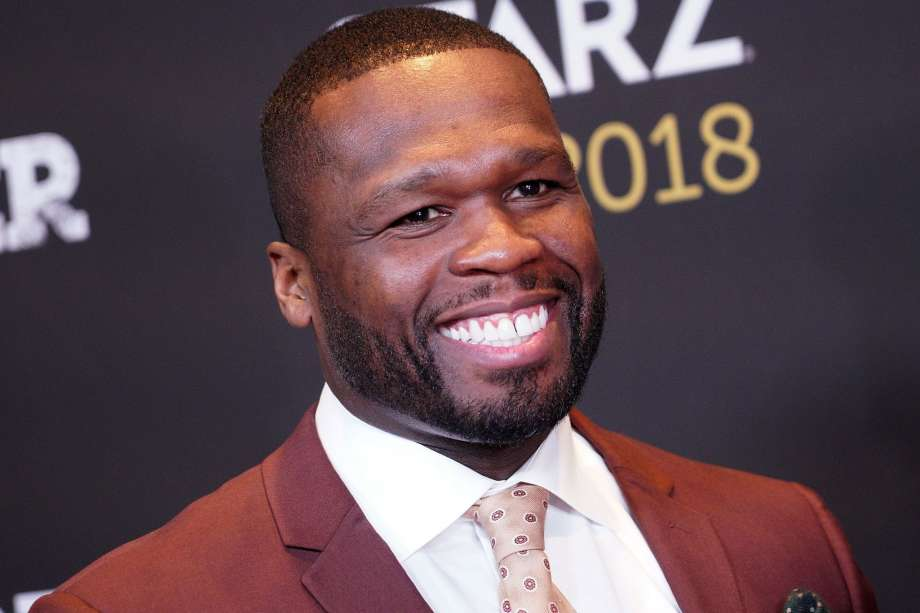
#> input picture 50centbot/local/images/50_4.jpg, 920 x 613 px, given in place of standard.jpg, which was not available
$ python memegenerator.py images/50_4.jpg
#> lines starting #> are read from the running program, lines starting #| are printed output that depends on the picture
# -*- coding: utf-8 -*-

from PIL import ImageFont
from PIL import Image
from PIL import ImageDraw

import sys


def make_meme(topString, bottomString, filename):

#> called with topString = '', bottomString = 'IMAGES/50_4.JPG', filename = 'standard.jpg'
    img = Image.open(filename)
#> img is the input picture: PIL image 920x613 RGB; mean R, G, B 98.9, 76.2, 82.2
    imageSize = img.size
#> imageSize = (920, 613)

    # find biggest font size that works
    fontSize = int(imageSize[1] / 5)
#> fontSize = 122
    font = ImageFont.truetype("impact.ttf", fontSize)
    topTextSize = font.getsize(topString)
#> topTextSize = (0, 0)
    bottomTextSize = font.getsize(bottomString)
#> bottomTextSize = (1049, 143)
    while topTextSize[0] > imageSize[0] - 20 or bottomTextSize[0] > imageSize[0] - 20:
        fontSize = fontSize - 3
        font = ImageFont.truetype("impact.ttf", fontSize)
        topTextSize = font.getsize(topString)
        bottomTextSize = font.getsize(bottomString)
#> after the loop, fontSize = 104

    # find top centered position for top text
    topTextPositionX = (imageSize[0] / 2) - (topTextSize[0] / 2)
#> topTextPositionX = 460
    topTextPositionY = 0
    topTextPosition = (topTextPositionX, topTextPositionY)
#> topTextPosition = (460, 0)

    # find bottom centered position for bottom text
    bottomTextPositionX = (imageSize[0] / 2) - (bottomTextSize[0] / 2)
#> bottomTextPositionX = 12.5
    bottomTextPositionY = imageSize[1] - bottomTextSize[1]
#> bottomTextPositionY = 491
    bottomTextPosition = (bottomTextPositionX, bottomTextPositionY - 10)
#> bottomTextPosition = (12.5, 481)

    draw = ImageDraw.Draw(img)

    # draw outlines
    # there may be a better way
    outlineRange = int(fontSize / 15)
    for x in range(-outlineRange, outlineRange + 1):
        for y in range(-outlineRange, outlineRange + 1):
            draw.text(
                (topTextPosition[0] + x, topTextPosition[1] + y),
                topString,
                (0, 0, 0),
                font=font,
            )
            draw.text(
                (bottomTextPosition[0] + x, bottomTextPosition[1] + y),
                bottomString,
                (0, 0, 0),
                font=font,
            )

    draw.text(topTextPosition, topString, (255, 255, 255), font=font)
    draw.text(bottomTextPosition, bottomString, (255, 255, 255), font=font)

    img.save("/tmp/50c.jpeg")
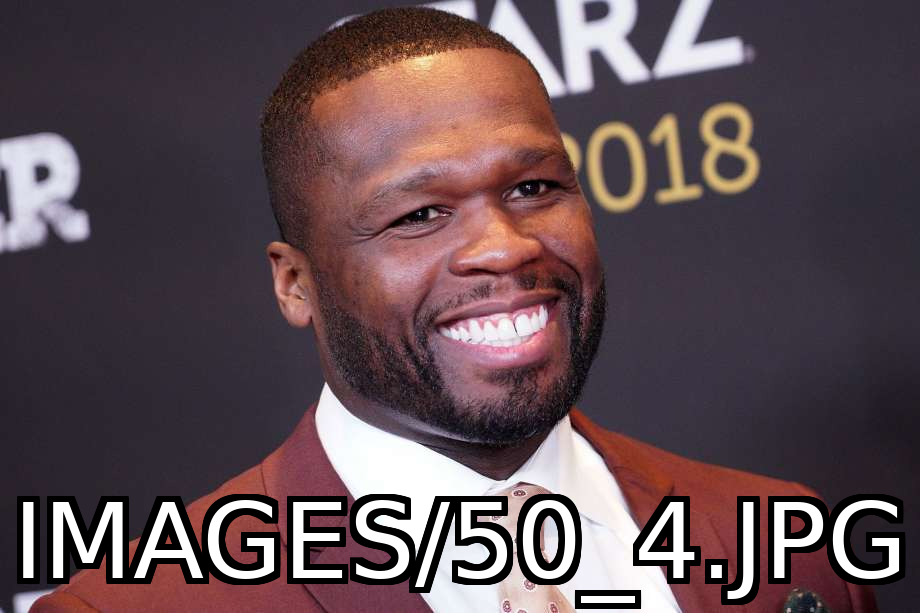
#> saved as 50c.jpeg: PIL image 920x613 RGB; mean R, G, B 94.8, 76.2, 81.6


def get_upper(somedata):
    """
	Handle Python 2/3 differences in argv encoding
	"""
    result = ""
    try:
        result = somedata.decode("utf-8").upper()
    except:
        result = somedata.upper()
    return result


def get_lower(somedata):
    """
	Handle Python 2/3 differences in argv encoding
	"""
    result = ""
    try:
        result = somedata.decode("utf-8").lower()
    except:
        result = somedata.lower()

    return result


if __name__ == "__main__":

    args_len = len(sys.argv)
    topString = ""
    meme = "standard"

    if args_len == 1:
        # no args except the launch of the script
        print("args plz")

    elif args_len == 2:
        # only one argument, use standard meme
        bottomString = get_upper(sys.argv[-1])

    elif args_len == 3:
        # args give meme and one line
        bottomString = get_upper(sys.argv[-1])
        meme = get_lower(sys.argv[1])

    elif args_len == 4:
        # args give meme and two lines
        topString = get_upper(sys.argv[-2])
        bottomString = get_upper(sys.argv[-1])
        meme = get_lower(sys.argv[1])
    else:
        # so many args
        # what do they mean
        # too intense
        print("to many argz")

    print(meme)
    filename = str(meme) + ".jpg"
    make_meme(topString, bottomString, filename)

$ run again, on 50centbot/local/images/50_5.jpg
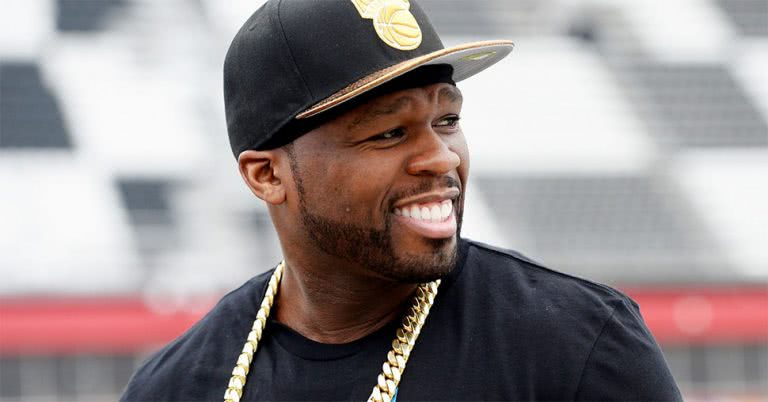
#> input picture 50centbot/local/images/50_5.jpg, 768 x 402 px, given in place of standard.jpg, which was not available
#> in make_meme, img is the input picture: PIL image 768x402 RGB; mean R, G, B 151.8, 141.9, 142.6
#> in make_meme, `img.save("/tmp/50c.jpeg")`:
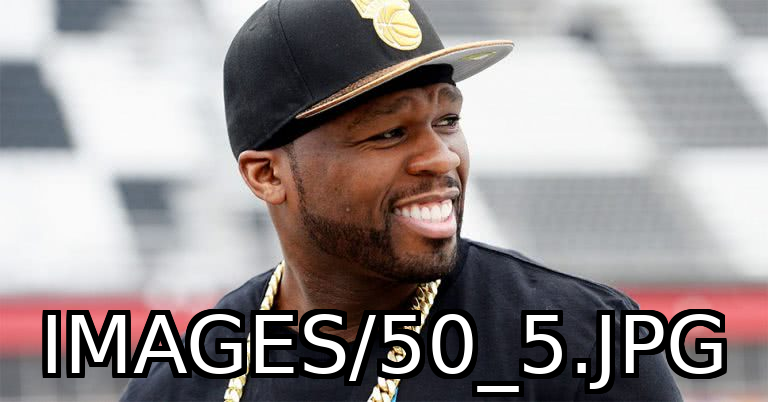
#> saved as 50c.jpeg: PIL image 768x402 RGB; mean R, G, B 151.6, 144.2, 144.4

$ run again, on 50centbot/local/images/50_3.jpeg
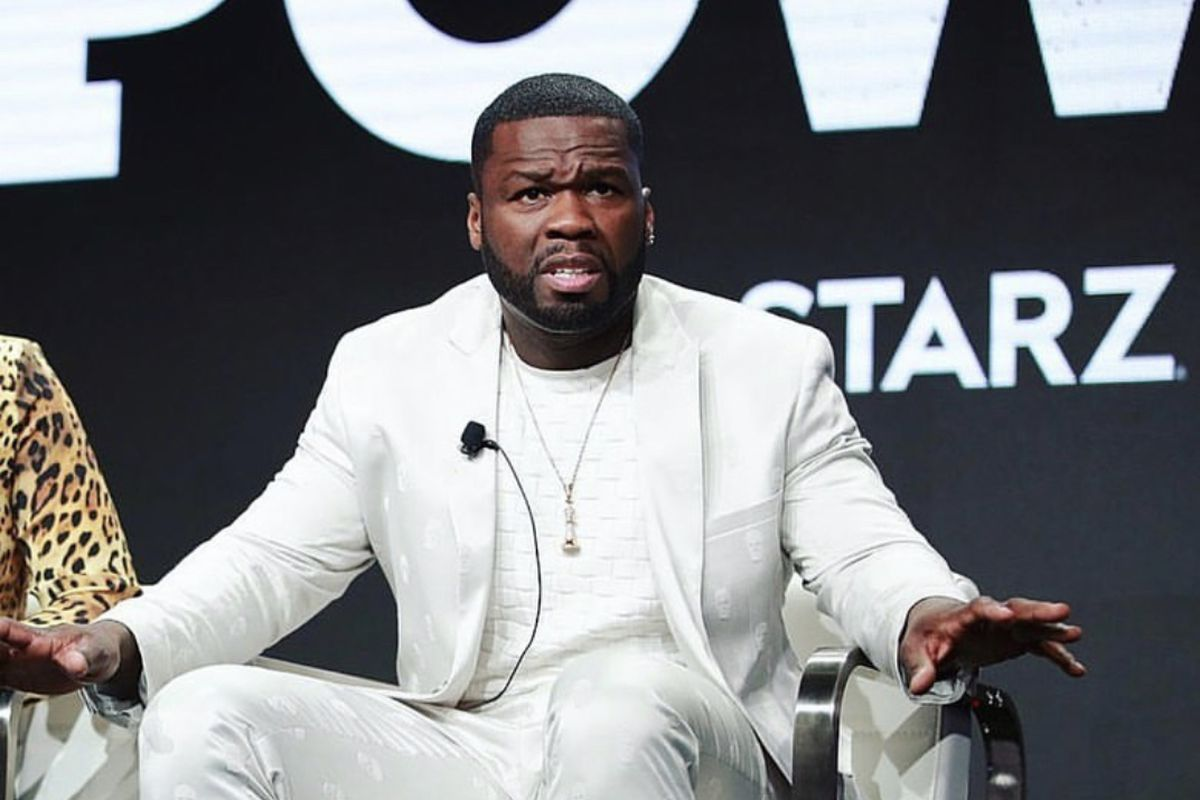
#> input picture 50centbot/local/images/50_3.jpeg, 1200 x 800 px, given in place of standard.jpg, which was not available
#> in make_meme, img is the input picture: PIL image 1200x800 RGB; mean R, G, B 126.4, 127.4, 129.8
#> in make_meme, `img.save("/tmp/50c.jpeg")`:
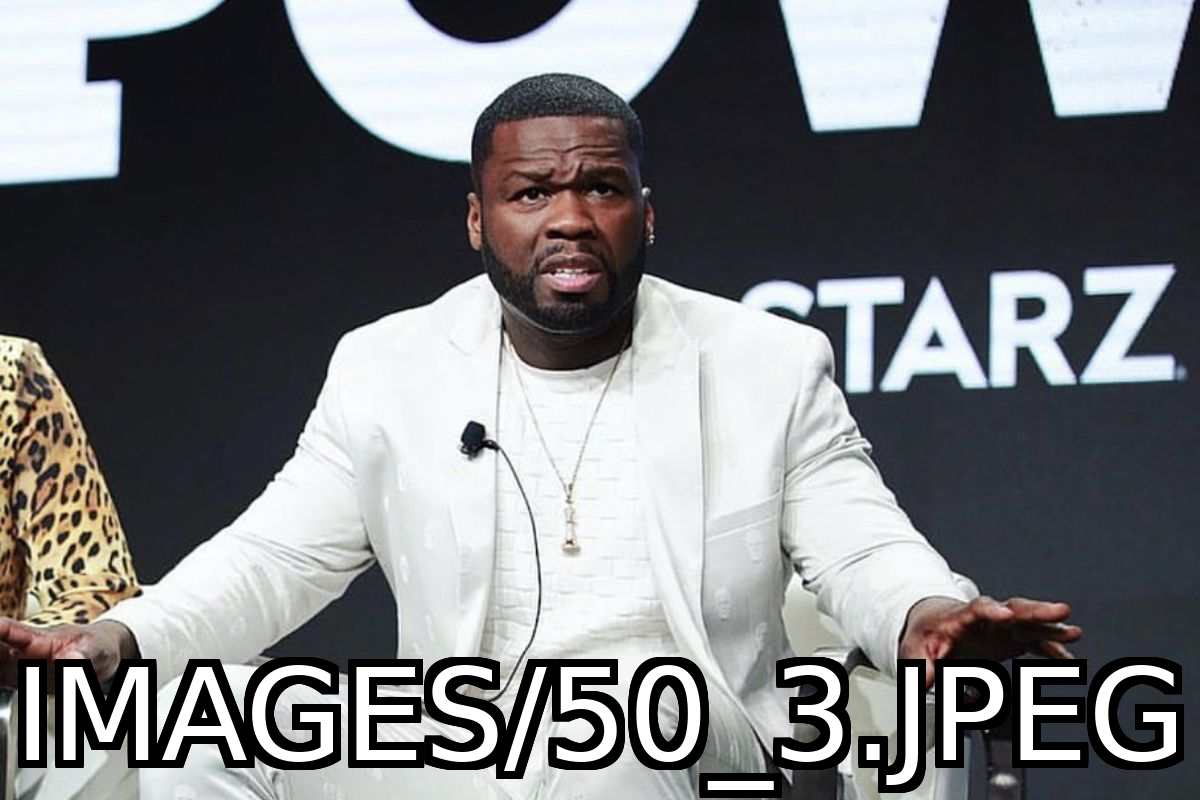
#> saved as 50c.jpeg: PIL image 1200x800 RGB; mean R, G, B 120.7, 121.4, 123.8
